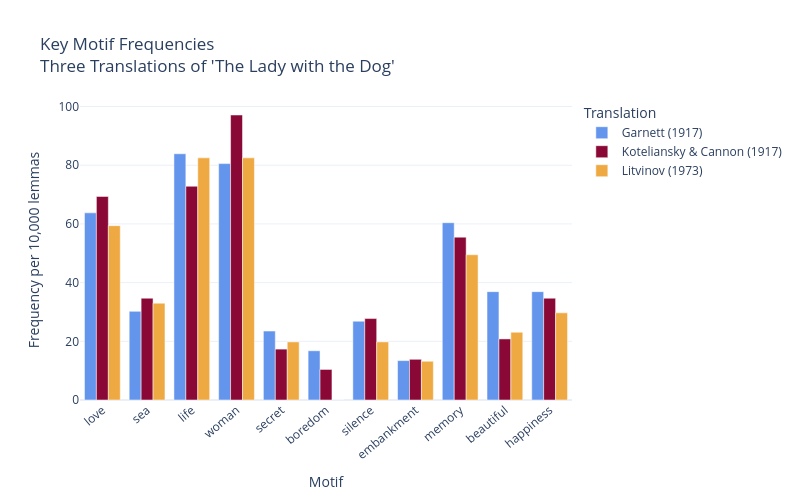

The code cell stored with this chart in its notebook:
### Code cell
motif_names = list(motif_df.index)
translations  = list(motif_df.columns)

fig = go.Figure()

for label in translations:
    fig.add_trace(go.Bar(
        name = label,
        x = motif_names,
        y = motif_df[label].tolist(),
        marker = dict(color=PALETTE[label]),
    ))

fig.update_layout(
    barmode = 'group',
    title = "Key Motif Frequencies<br>Three Translations of 'The Lady with the Dog'",
    xaxis_title = "Motif",
    yaxis_title = "Frequency per 10,000 lemmas",
    legend_title= "Translation",
    xaxis = dict(tickangle=-40),
    template = "plotly_white",
    width=800,
    height=500
)
fig.show()

### Figure 1 — Plotly figure (JSON) as saved in the notebook; plotly's stock layout.template omitted (floating-point values rounded to 4 significant figures)
{"data": [{"marker": {"color": "#6495ED"}, "name": "Garnett (1917)", "type": "bar", "x": ["love", "sea", "life", "woman", "secret", "boredom", "silence", "embankment", "memory", "beautiful", "happiness"], "y": [63.78, 30.21, 83.92, 80.56, 23.5, 16.78, 26.85, 13.43, 60.42, 36.93, 36.93]}, {"marker": {"color": "#890835"}, "name": "Koteliansky & Cannon (1917)", "type": "bar", "x": ["love", "sea", "life", "woman", "secret", "boredom", "silence", "embankment", "memory", "beautiful", "happiness"], "y": [69.37, 34.69, 72.84, 97.12, 17.34, 10.41, 27.75, 13.87, 55.5, 20.81, 34.69]}, {"marker": {"color": "#efa942"}, "name": "Litvinov (1973)", "type": "bar", "x": ["love", "sea", "life", "woman", "secret", "boredom", "silence", "embankment", "memory", "beautiful", "happiness"], "y": [59.41, 33, 82.51, 82.51, 19.8, 0, 19.8, 13.2, 49.5, 23.1, 29.7]}], "layout": {"barmode": "group", "height": 500, "legend": {"title": {"text": "Translation"}}, "title": {"text": "Key Motif Frequencies<br>Three Translations of 'The Lady with the Dog'"}, "width": 800, "xaxis": {"tickangle": -40, "title": {"text": "Motif"}}, "yaxis": {"title": {"text": "Frequency per 10,000 lemmas"}}}}
